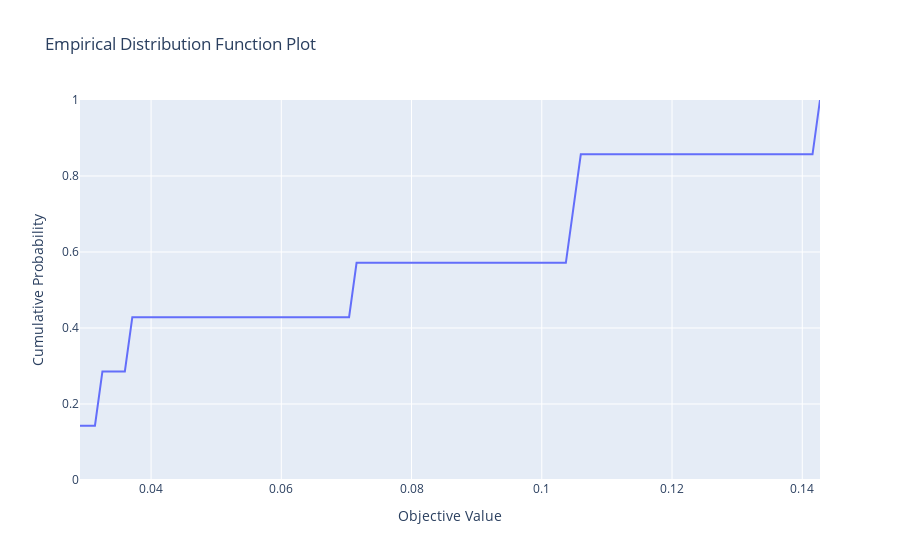

Notebook code cell kept with this figure:
### Code cell
# Visualize empirical distribution function of the objective.
plot_edf(study)
